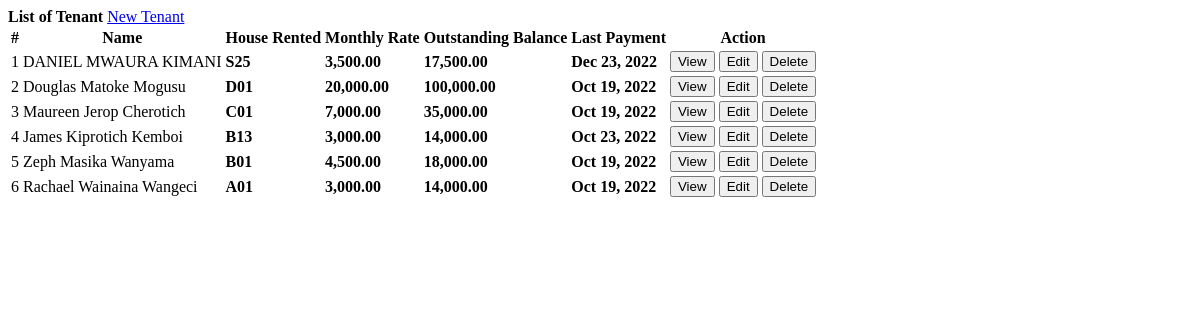
Page /tenants.php on the earlier database version.
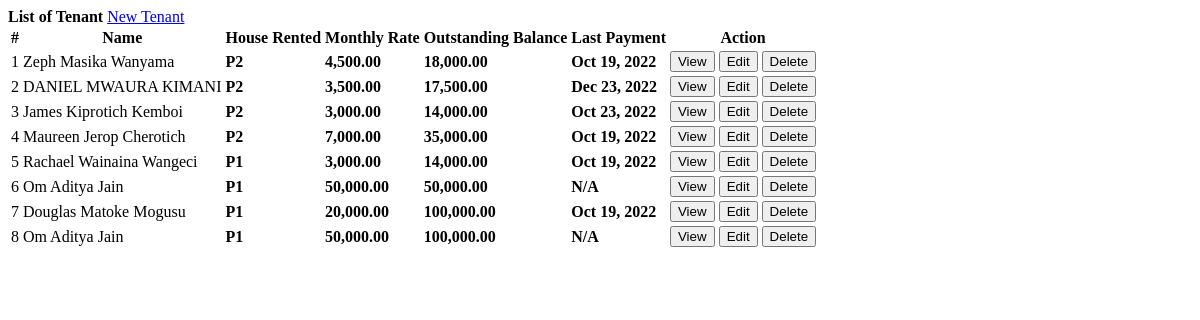
Same page on the later database version.
### tables this page shows
CREATE TABLE `tenants` (
  `id` int(30) NOT NULL,
  `firstname` varchar(100) NOT NULL,
  `middlename` varchar(100) NOT NULL,
  `lastname` varchar(100) NOT NULL,
  `email` varchar(100) NOT NULL,
  `contact` varchar(50) NOT NULL,
  `house_id` int(30) NOT NULL,
  `status` tinyint(1) NOT NULL DEFAULT 1 COMMENT '1 = active, 0= inactive',
  `date_in` date NOT NULL
);

CREATE TABLE `houses` (
  `id` int(30) NOT NULL,
  `house_no` varchar(50) NOT NULL,
  `flat_no` varchar(100) NOT NULL,
  `price` double NOT NULL
);

CREATE TABLE `payments` (
  `id` int(30) NOT NULL,
  `tenant_id` int(30) NOT NULL,
  `amount` float NOT NULL,
  `invoice` varchar(50) NOT NULL,
  `date_created` datetime NOT NULL DEFAULT current_timestamp()
);

### tenants.php (the view, shortened to what this page needs)
<?php include('db_connect.php');?>
<div class="container-fluid">
	<div class="col-lg-12">
		<div class="row">
			<div class="col-md-12">
				<div class="card">
					<div class="card-header">
						<b>List of Tenant</b>
						<span class="float:right"><a class="btn btn-primary btn-block btn-sm col-sm-2 float-right" href="javascript:void(0)" id="new_tenant">
					<i class="fa fa-plus"></i> New Tenant
				</a></span>
					</div>
					<div class="card-body">
						<table class="table table-condensed table-bordered table-hover">
							<thead>
								<tr>
									<th class="text-center">#</th>
									<th class="">Name</th>
									<th class="">House Rented</th>
									<th class="">Monthly Rate</th>
									<th class="">Outstanding Balance</th>
									<th class="">Last Payment</th>
									<th class="text-center">Action</th>
								</tr>
							</thead>
							<tbody>
								<?php
								$i = 1;
								$tenant = $conn->query("SELECT t.*,concat(t.firstname,' ',t.middlename,' ',t.lastname) as name,h.house_no,h.price FROM tenants t inner join houses h on h.id = t.house_id where t.status = 1 order by h.house_no desc ");
								while($row=$tenant->fetch_assoc()):
									$months = abs(strtotime(date('Y-m-d')." 23:59:59") - strtotime($row['date_in']." 23:59:59"));
									$months = floor(($months) / (30*60*60*24) + 1);
									$payable = $row['price'] * $months;
									$paid = $conn->query("SELECT SUM(amount) as paid FROM payments where tenant_id =".$row['id']);
									$last_payment = $conn->query("SELECT * FROM payments where tenant_id =".$row['id']." order by unix_timestamp(date_created) desc limit 1");
									$paid = $paid->num_rows > 0 ? $paid->fetch_array()['paid'] : 0;
									$last_payment = $last_payment->num_rows > 0 ? date("M d, Y",strtotime($last_payment->fetch_array()['date_created'])) : 'N/A';
									$outstanding = $payable - $paid;
								?>
								<tr>
									<td class="text-center"><?php echo $i++ ?></td>
									<td>
										<?php echo ucwords($row['name']) ?>
									</td>
									<td class="">
										 <p> <b><?php echo $row['house_no'] ?></b></p>
									</td>
									<td class="">
										 <p> <b><?php echo number_format($row['price'],2) ?></b></p>
									</td>
									<td class="text-right">
										 <p> <b><?php echo number_format($outstanding,2) ?></b></p>
									</td>
									<td class="">
										 <p><b><?php echo  $last_payment ?></b></p>
									</td>
									<td class="text-center">
										<button class="btn btn-sm btn-outline-primary view_payment" type="button" data-id="<?php echo $row['id'] ?>" >View</button>
										<button class="btn btn-sm btn-outline-primary edit_tenant" type="button" data-id="<?php echo $row['id'] ?>" >Edit</button>
										<button class="btn btn-sm btn-outline-danger delete_tenant" type="button" data-id="<?php echo $row['id'] ?>">Delete</button>
									</td>
								</tr>
								<?php endwhile; ?>
							</tbody>
						</table>
					</div>
				</div>
			</div>
		</div>
	</div>
</div>

Differences in the rows shown:
changed through a linked row, tenants (number 1 of 8 on the later page): house.house_no "B01" → "P2"; moves up the list
changed through a linked row, tenants "Dec 23, 2022": house.house_no "S25" → "P2"
changed through a linked row, tenants: house.house_no "B13" → "P2"; moves up the list
changed through a linked row, tenants (number 4 of 8 on the later page): house.house_no "C01" → "P2"; moves down the list
changed through a linked row, tenants (number 5 of 8 on the later page): house.house_no "A01" → "P1"; moves up the list
added tenants: name "Om Aditya Jain", house.house_no "P1", house.price "50,000.00", outstanding "50,000.00", last_payment "N/A"
changed through a linked row, tenants (number 7 of 8 on the later page): house.house_no "D01" → "P1"
added tenants: name "Om Aditya Jain", house.house_no "P1", house.price "50,000.00", outstanding "100,000.00", last_payment "N/A"
